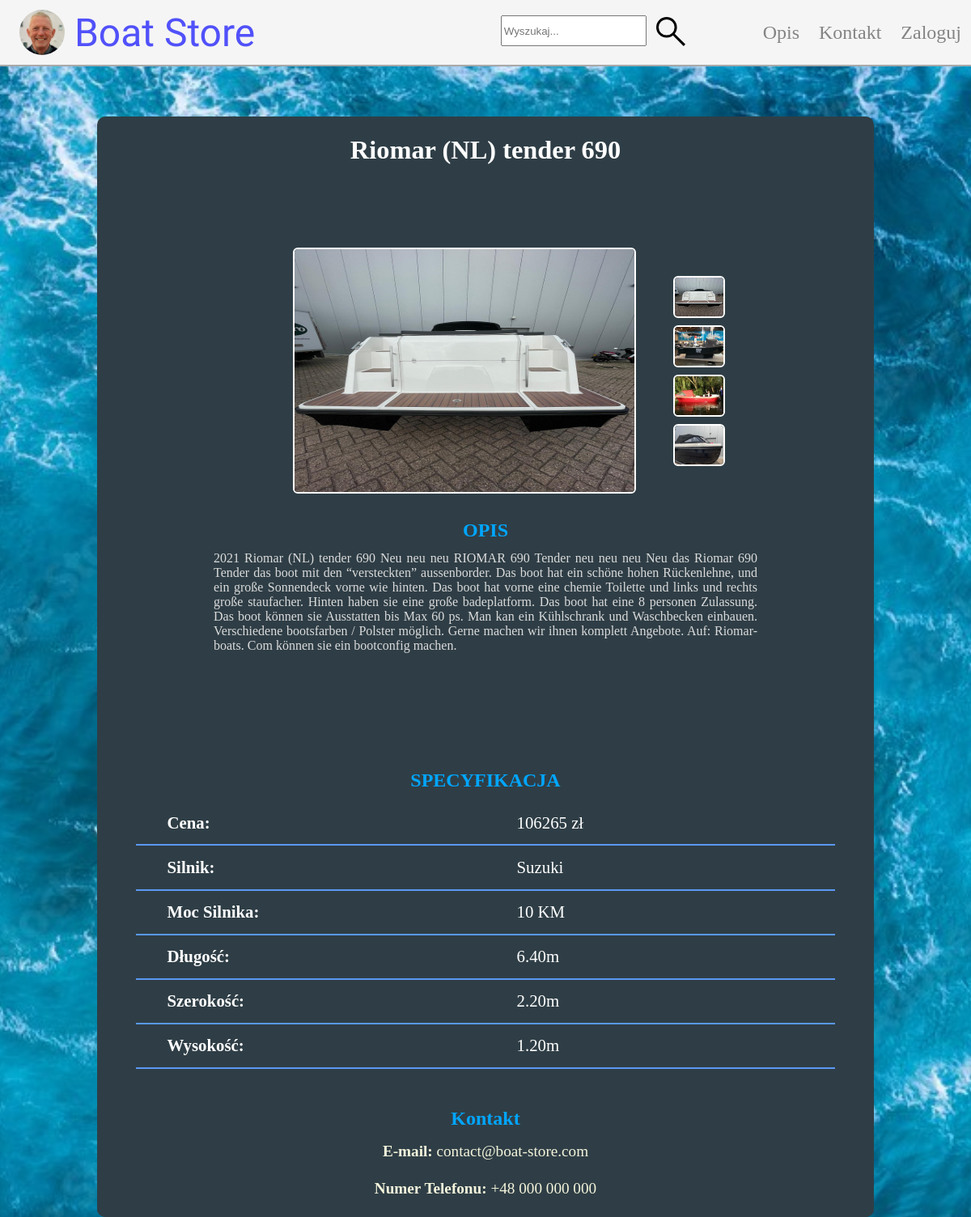
/PHP/boat.php?id=3, run on the app's committed database.
### tables this page shows
CREATE TABLE `boats` (
  `id` int(11) NOT NULL,
  `model` varchar(50) NOT NULL,
  `production_year` int(11) NOT NULL,
  `price` int(11) NOT NULL,
  `length` decimal(10,2) NOT NULL,
  `height` decimal(10,2) NOT NULL,
  `width` decimal(10,2) NOT NULL,
  `category` enum('engine_boat','rowing_boat','sailing_boat') NOT NULL,
  `engine` varchar(100) NOT NULL,
  `fuel_type` enum('electric','diesel','gas','other') NOT NULL,
  `horse_power` int(11) NOT NULL,
  `main_img_path` varchar(50) NOT NULL,
  `description` text DEFAULT NULL
);

CREATE TABLE `images` (
  `boat_id` int(11) NOT NULL,
  `file_path` varchar(150) NOT NULL,
  `id` int(11) NOT NULL
);

### PHP/boat.php (the view, shortened to what this page needs)
<?php
    $boat_id = $_GET['id'] ?? null;
    $db = new PDO('mysql:host=localhost;dbname=boat_store', 'root', '');
    $stmt = $db -> query("SELECT DISTINCT * FROM boats WHERE boats.id = {$boat_id}");
    $boat = $stmt -> fetch();
    $stmt2 = $db -> query("SELECT file_path FROM images WHERE boat_id = '$boat_id'");
    $img = $stmt2 -> fetchAll();
?>
<!DOCTYPE html>
<html lang="en">
<head>
    <link rel="stylesheet" href="../boat_view.css">
</head>
<body>
    <div class="nav">
        <img src="../images/captain.png" alt="captain" class="logo">
        <a href="../index.php" class="title">Boat Store</a>
        <div class="navbar">
            <form action="../index.php" method="get" class="search">
                <input type="text" name="search" id="search" class="search_input" placeholder="Wyszukaj...">
                <button type="submit" class="search_icon"><img src="../images/search_icon.svg" alt="search"></button>
            </form>
            <a href="#description" class="menu">Opis</a>
            <a href="#contact" class="menu">Kontakt</a>
            <a href="./login.php" class="menu">Zaloguj</a>
        </div>
    </div>
    <div class="middle">
        <h4><?= $boat['model'] ?></h4>
        <div class="middle margin0">
            <img src="<?= $img[0]['file_path'] ?>" class="boat_img margin0" id="boat_img" alt="">
            <ul>
                <?php foreach($img as $i): ?>
                    <li id="small_img">
                        <button data-src="<?= $i['file_path']?>" class="small_btn">
                            <img src="<?= $i['file_path'] ?>" alt="obrazek" class="small_img">
                        </button>
                    </li>
                <?php endforeach; ?>
            </ul>
        </div>
        <div class="description" id="description">
            <h3>OPIS</h3>
            <p class="desc"><?= $boat['description'] ?></p>
        </div>
        <div class="stats" id="specification">
            <h3 id="specification">SPECYFIKACJA</h3>
            <div class="boat_info_seg">
                <span class="boat_info b">Cena: </span>
                <span class="boat_info"><?= $boat['price'] ?> zł</span>
            </div>
            <div class="boat_info_seg">
                <span class="boat_info b">Silnik: </span>
                <span class="boat_info"><?= $boat['engine'] ?></span>
            </div>
            <div class="boat_info_seg">
                <span class="boat_info b">Moc Silnika: </span>
                <span class="boat_info"><?= $boat['horse_power'] ?> KM</span>
            </div>
            <div class="boat_info_seg">
                <span class="boat_info b">Długość: </span>
                <span class="boat_info"><?= $boat['length'] ?>m</span>
            </div>
            <div class="boat_info_seg">
                <span class="boat_info b">Szerokość: </span>
                <span class="boat_info"><?= $boat['width'] ?>m</span>
            </div>
            <div class="boat_info_seg">
                <span class="boat_info b">Wysokość: </span>
                <span class="boat_info"><?= $boat['height'] ?>m</span>
            </div>
        </div>
        <div class="footer">
            <h3 id="contact">Kontakt</h3>
                <div class="kontakt">
                    <span class="b">E-mail: </span><span class="">contact@boat-store.com</span>
                </div>
                <div class="kontakt">
                    <span class="b">Numer Telefonu: </span><span class=""> +48 000 000 000</span>
                </div>
        </div>
    </div>
</body>
</html>

### boat_view.css (style rules this page uses)
* { margin: 0; }
html { height: 100%; width: 100%; scroll-behavior: smooth; }
body { height: 100%; width: 100%; display: flex; flex-wrap: wrap; justify-content: center; }
h4 { text-align: center; margin: 0; padding: 0.7em; font-size: 2.7vw; color: white; width: 100%; }
.nav { position: fixed; top: 0; display: flex; width: 100%; height:10vh; border-bottom: solid 2px darkgray; background-color: whitesmoke; align-items: center; z-index: 1; }
.logo { margin: 1vh; margin-left: 2vw; margin-right: 1vw; height: 70%; border-radius: 50%; }
.title { display: flex; justify-content: center; align-items: center; margin: 0; font-family: "Sail", sans-serif; font-size: 6vh; text-decoration: none; color: rgb(81, 81, 250); }
.navbar { display: flex; position: absolute; height: 100%; align-items: center; right: 0px; }
.menu { font-size: 3vh; margin: 1vw; text-decoration: none; color: rgb(133, 132, 132); }
.search { display: flex; flex-direction: row; margin-right: 8vw; resize: both; width: 18vw; height: 100%; }
.search_icon { background: none; border: none; width: 1vw; }
.search_input { width: 80%; height: 40%; transform: translateY(50%); }
.middle { display: flex; justify-content: center; align-items: center; align-self: center; flex-wrap: wrap; overflow: hidden; position: relative; top: 10vh; margin-top: 8vh; width: 80vw; background-color: #2f3e46; border-radius: 10px; }
.stats { display: flex; flex-wrap: wrap; width: 90%; height: 100%; margin-top: 10vw; background-color: #2f3e46; border-radius: 10px; }
.small_btn { width: 1vw; background: none; border: none; margin-top: 0.5vh; }
ul { list-style: none; }
.small_img { height: 6vh; width: 5vw; border-radius: 0.5vw; border: 2px solid rgb(255, 255, 255); }
.boat_img { width: 35vw; height: 25vw; margin-top: 1vh; border-radius: 0.5vw; border: 2px solid white; }
.margin0 { margin: 0; }
.description { text-align: justify; margin-left: 10vw; margin-right: 10vw; margin-top: 11vh; padding: 2vw; font-size: 1rem; color: rgb(219, 219, 219); }
h3 { font-size: 2vw; text-align: center; margin-bottom: 1vw; color: #00a6ff; width: 100%; }
.b { font-weight: bold; }
.boat_info { width: inherit; color: white; font-size: 1.3em; margin: 0; margin-left: 2vw; padding: 0.7em; }
.boat_info_seg { display: flex; width: 100%; border-bottom: solid 2px rgb(91, 152, 245); }
.kontakt { color: beige; font-size: 1.2rem; text-align: center; margin-top: 2vh; margin-bottom: 3vh; }
.footer { width: 100%; margin-top: 3em; background-color: #2f3e46; }
#description { scroll-margin-top: 10vh; }

### data on the page
boats: model "Riomar (NL) tender 690", description "2021 Riomar (NL) tender 690 Neu neu neu RIOMAR 690 Tender neu neu neu Neu das Riomar 690 Tender das boot mit den “versteckten” aussenborder. Das boot hat ein schöne hohen Rückenlehne, und ein große Sonnendeck vorne wie hinten. Das boot hat vorne eine chemie Toilette und links und rechts große staufacher. Hinten haben sie eine große badeplatform. Das boot hat eine 8 personen Zulassung. Das boot können sie Ausstatten bis Max 60 ps. Man kan ein Kühlschrank und Waschbecken einbauen. Verschiedene bootsfarben / Polster möglich. Gerne machen wir ihnen komplett Angebote. Auf: Riomar-boats. Com können sie ein bootconfig machen.", price "106265", engine "Suzuki", horse_power "10", length "6.40", width "2.20", height "1.20"
images: file_path (picture)
images: file_path (picture)
images: file_path (picture)
images: file_path (picture)
